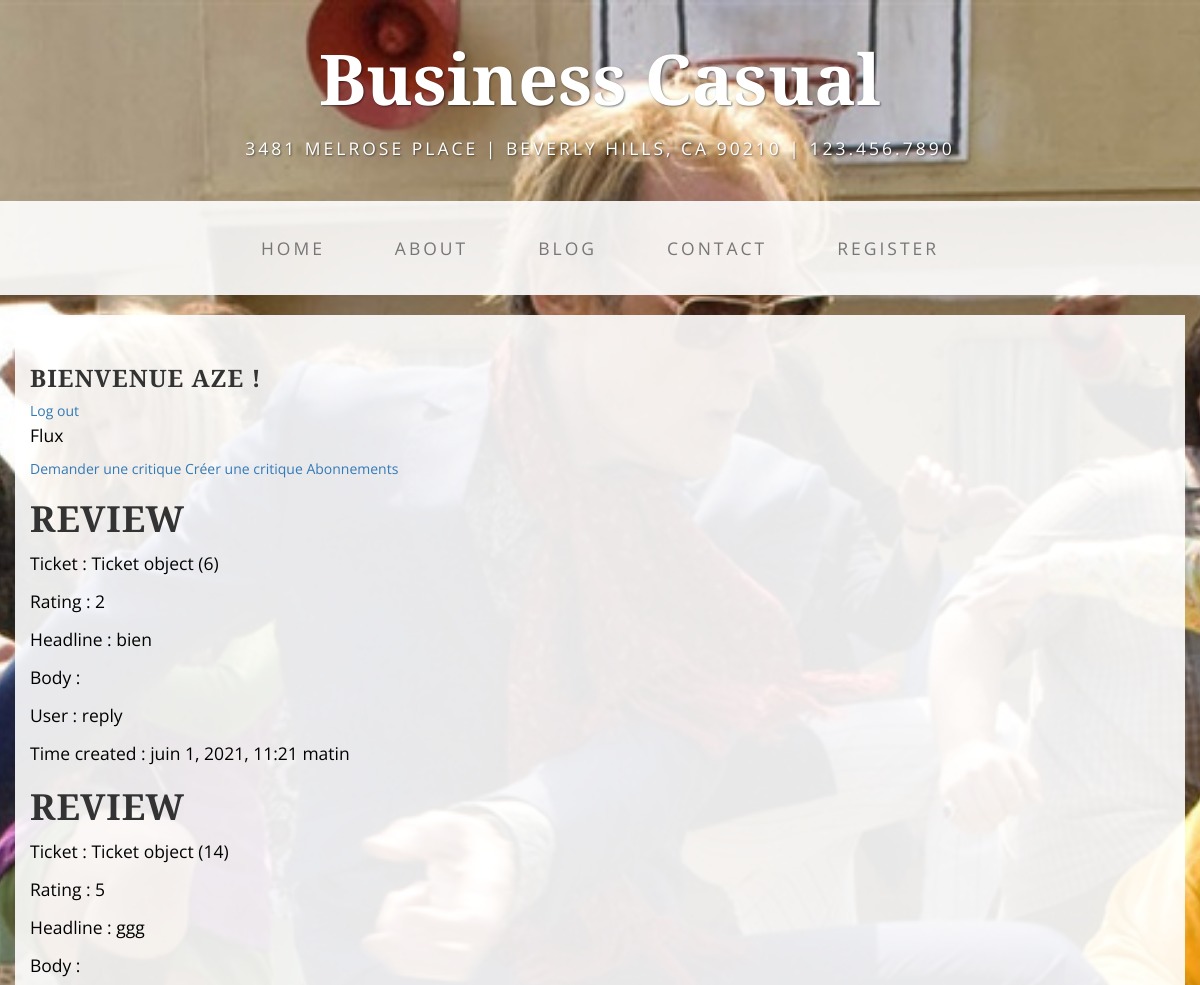
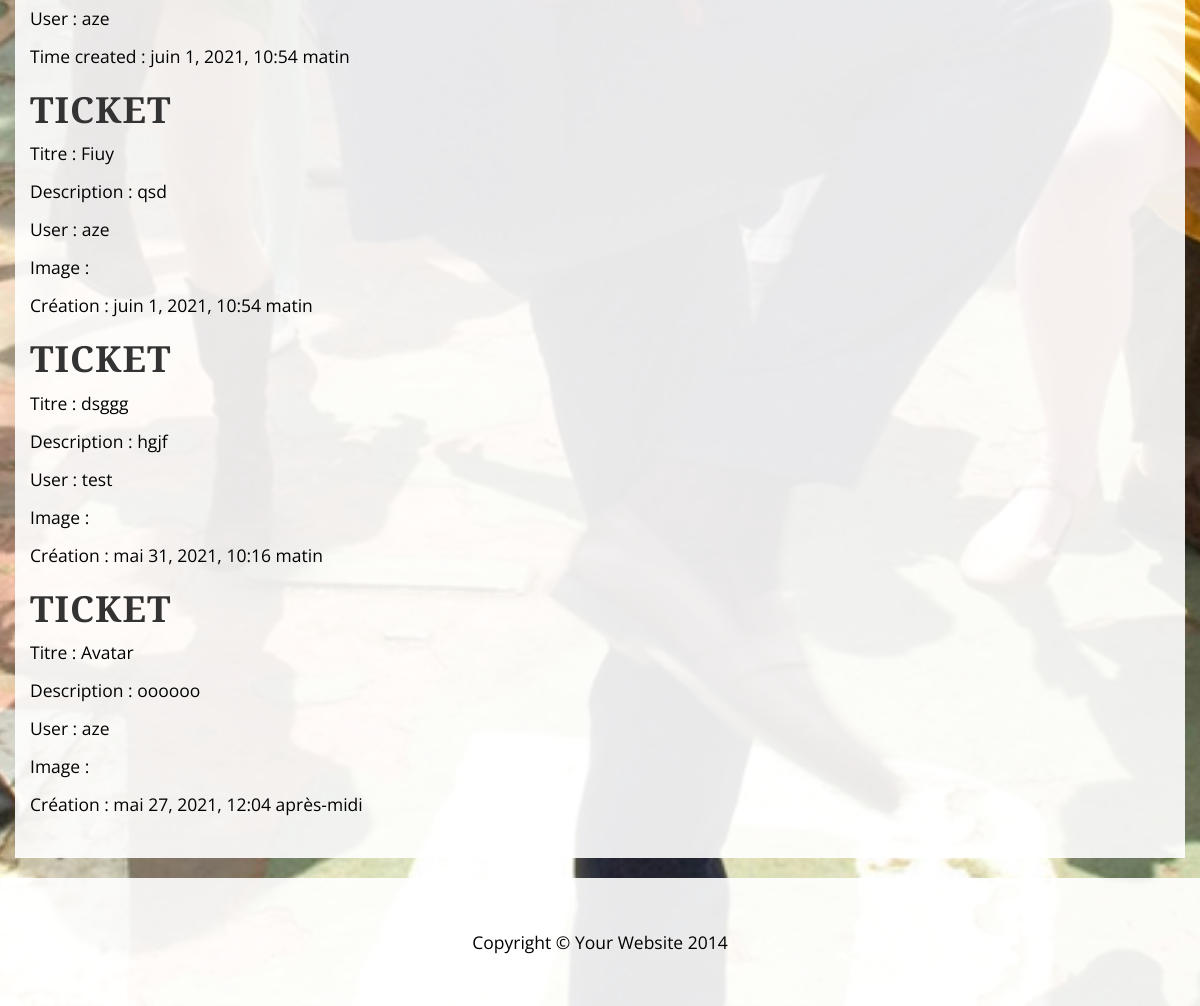
The page /flux/ (signed in) on the database its author committed (2 pictures, top to bottom).
### critics/models.py (models this page shows)
class Review(models.Model):
    ticket = models.ForeignKey(to=Ticket, on_delete=models.CASCADE)
    rating = models.PositiveSmallIntegerField(
        validators=[MinValueValidator(0), MaxValueValidator(5)],
    )
    headline = models.CharField(max_length=128)
    body = models.CharField(max_length=8192, blank=True)
    user = models.ForeignKey(to=settings.AUTH_USER_MODEL, on_delete=models.CASCADE)
    time_created = models.DateTimeField(auto_now_add=True)

### ticket/models.py (models this page shows)
class Ticket(models.Model):
    title = models.CharField(max_length=128)
    description = models.TextField(max_length=2048, blank=True)
    user = models.ForeignKey(to=settings.AUTH_USER_MODEL, on_delete=models.CASCADE)
    image = models.ImageField(null=True, blank=True)
    time_created = models.DateTimeField(auto_now_add=True)

### critics/views.py (the view)
# urls.py: url(r"^flux/", include("critics.urls")),
@login_required
def flux(request):
    if request.method == "GET":
        if "action" in request.GET:
            action = request.GET.get("action")
            if action == "logout":
                if request.user.is_authenticated:
                    logout(request)
                    return redirect(reverse_lazy("flux"))
    context = {"user": request.user}
    tickets_by_user = Ticket.objects.filter(user=request.user)
    tickets_by_user = tickets_by_user.annotate(
        content_type=Value("TICKET", CharField())
    )
    users_followed = UserFollows.objects.filter(user=request.user)
    tickets_by_followed_users = Ticket.objects.filter(
        user__in=Subquery(users_followed.values("followed_user"))
    )
    tickets_by_followed_users = tickets_by_followed_users.annotate(
        content_type=Value("TICKET", CharField())
    )
    tickets = tickets_by_user.union(tickets_by_followed_users)
    reviews_by_user = Review.objects.filter(user=request.user)
    reviews_by_user = reviews_by_user.annotate(
        content_type=Value("REVIEW", CharField())
    )
    reviews_by_followed_users = Review.objects.filter(
        user__in=Subquery(users_followed.values("followed_user"))
    )
    reviews_by_followed_users = reviews_by_followed_users.annotate(
        content_type=Value("REVIEW", CharField())
    )
    reviews_reply = Review.objects.filter(
        ticket__in=Subquery(tickets_by_user.values("id"))
    )
    reviews_reply = reviews_reply.annotate(content_type=Value("REVIEW", CharField()))
    reviews = reviews_by_user.union(reviews_by_followed_users)
    reviews = reviews.union(reviews_reply)
    posts = sorted(
        chain(reviews, tickets), key=lambda post: post.time_created, reverse=True
    )
    context["posts"] = posts
    return render(request, "critics/flux.html", context)

### critics/templates/critics/flux.html (shortened to what this page needs)
{% extends 'base/base.html' %}
{% block content %}
<h3>Bienvenue {{user}} !</h3>
<a href="?action=logout">Log out</a>
<p>Flux</p>
<a href="/ticket/create_ticket">Demander une critique</a>
<a href="/flux/create_review">Créer une critique</a>
<a href="/abonnements/">Abonnements</a>
{% for post in posts %}
{% if post.content_type == 'TICKET' %}
{% include 'critics/ticket.html' with ticket=post %}
{% elif post.content_type == 'REVIEW' %}
{% include 'critics/review.html' with review=post %}
{% endif %}
{% endfor %}
{% endblock %}

### critics/templates/critics/review.html
<h1>Review</h1>
<p>Ticket : {{review.ticket}}</p>
<p>Rating : {{review.rating}}</p>
<p>Headline : {{review.headline}}</p>
<p>Body : {{review.body}}</p>
<p>User : {{review.user}}</p>
<p>Time created : {{review.time_created}}</p>

### critics/templates/critics/ticket.html
<h1>Ticket</h1>
<p>Titre : {{ticket.title}}</p>
<p>Description : {{ticket.description}}</p>
<p>User : {{ticket.user}}</p>
<p>Image : {{ticket.image}}</p>
<p>Création : {{ticket.time_created}}</p>

### account/static/account/css/business-casual.css (style rules this page uses)
body { font-family: "Open Sans","Helvetica Neue",Helvetica,Arial,sans-serif; background: url('../img/theboatthatrocked.jpg') no-repeat center center fixed; -webkit-background-size: cover; -moz-background-size: cover; background-size: cover; -o-background-size: cover; }
h1, h2, h3, h4, h5, h6 { text-transform: uppercase; font-family: "Josefin Slab","Helvetica Neue",Helvetica,Arial,sans-serif; font-weight: 700; letter-spacing: 1px; }
p { font-size: 1.25em; line-height: 1.6; color: #000; }

### rows shown on the page
Review: ticket "Ticket object (6)", rating "2", headline "bien", user "reply", time_created "juin 1, 2021, 11:21 matin"
Review: ticket "Ticket object (14)", rating "5", headline "ggg", user "aze", time_created "juin 1, 2021, 10:54 matin"
Ticket: title "Fiuy", description "qsd", user "aze", time_created "juin 1, 2021, 10:54 matin"
Ticket: title "dsggg", description "hgjf", user "test", time_created "mai 31, 2021, 10:16 matin"
Ticket: title "Avatar", description "oooooo", user "aze", time_created "mai 27, 2021, 12:04 après-midi"

### other values the page prints
{{ user }} "AZE"
